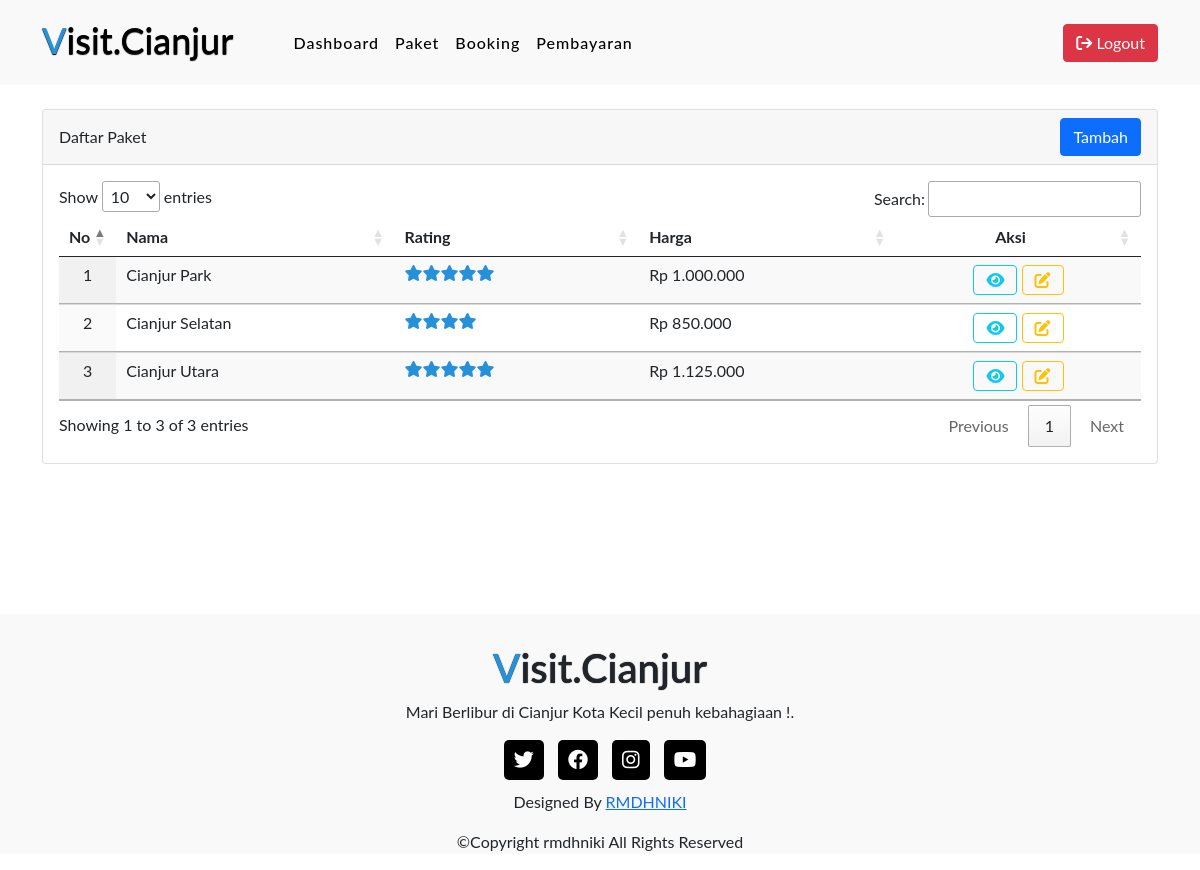
The app's page /admin/packages/index.php (signed in) with its own data.
### tables this page shows
CREATE TABLE `packages` (
  `id` int(11) NOT NULL,
  `name` varchar(191) NOT NULL,
  `description` longtext,
  `image` text NOT NULL,
  `price` varchar(191) NOT NULL,
  `rating` int(5) NOT NULL
);

### admin/packages/index.php (called while the page is built, shortened)
<?php
require('../../function.php');
$packages = getAll('packages');
require '../../views/partials/header.php';
require '../../views/partials/navbar.php';
require '../../views/admin/packages/index.view.php';
require '../../views/partials/footer.php';

### function.php (called while the page is built, shortened)
<?php
function connectDB() {
    $host     = "localhost";
    $username = "root";
    $password = "";
    $database = "223040046_tubes";
    $conn = mysqli_connect($host, $username, $password, $database);
    return $conn;
}
function getAll($table) {
    $conn = connectDB();
    $query = "SELECT * FROM $table";
    $result = mysqli_query($conn, $query);
    $records = mysqli_fetch_all($result, MYSQLI_ASSOC);
    return $records;
}
function formatRupiah($angka) {
    $rupiah = number_format($angka, 0, ',', '.');
    return 'Rp ' . $rupiah;
}

### views/admin/packages/index.view.php (the view, shortened to what this page needs)
<section>
    <div class="container mt-4">
        <div class="row justify-content-center">
            <div class="col-md-12">
                <div class="card">
                    <div class="card-header">
                        <div class="row">
                            <div class="col-6 m-auto">Daftar Paket</div>
                            <div class="col-6">
                                <a href="<?= BASE_URL ?>/admin/packages/create.php" class="btn btn-primary float-end">Tambah</a>
                            </div>
                        </div>
                    </div>
                    <div class="card-body">
                        <table class="table display myDataTable" style="width:100%">
                            <thead>
                                <tr>
                                    <th width="5" class="text-right">No</th>
                                    <th>Nama</th>
                                    <th>Rating</th>
                                    <th>Harga</th>
                                    <th class="text-center">Aksi</th>
                                </tr>
                            </thead>
                            <tbody>
                                <?php foreach($packages as $key => $package): ?>
                                <tr>
                                    <td class="text-center"><?= $key+1 ?></td>
                                    <td><?= $package['name'] ?></td>
                                    <td>
                                        <?php
                                        for ($x = $package['rating']; $x >= 1; $x--) {
                                        echo "<i class='fa-solid fa-star checked'></i>";
                                        }
                                        ?>
                                    </td>
                                    <td><?= formatRupiah($package['price']) ?></td>
                                    <td class="text-center">
                                        <a class="btn btn-outline-info" href="detail.php?id=<?= $package['id'] ?>"><i class="fa fa-eye"></i></a>
                                        <a class="btn btn-outline-warning" href="edit.php?id=<?= $package['id'] ?>"><i class="fa fa-edit"></i></a>
                                    </td>
                                </tr>
                                <?php endforeach; ?>
                            </tbody>
                        </table>
                    </div>
                </div>
            </div>
        </div>
    </div>
</section>

### css/style.css (style rules this page uses)
* { margin: 0; padding: 0; box-sizing: border-box; text-decoration: none; list-style: none; scroll-behavior: smooth; font-family: "Lato", sans-serif; }
.checked { color: #2691d9; }

### records on screen
packages: name "Cianjur Park", rating 5 (drawn), price "Rp 1.000.000"
packages: name "Cianjur Selatan", rating 4 (drawn), price "Rp 850.000"
packages: name "Cianjur Utara", rating 5 (drawn), price "Rp 1.125.000"
